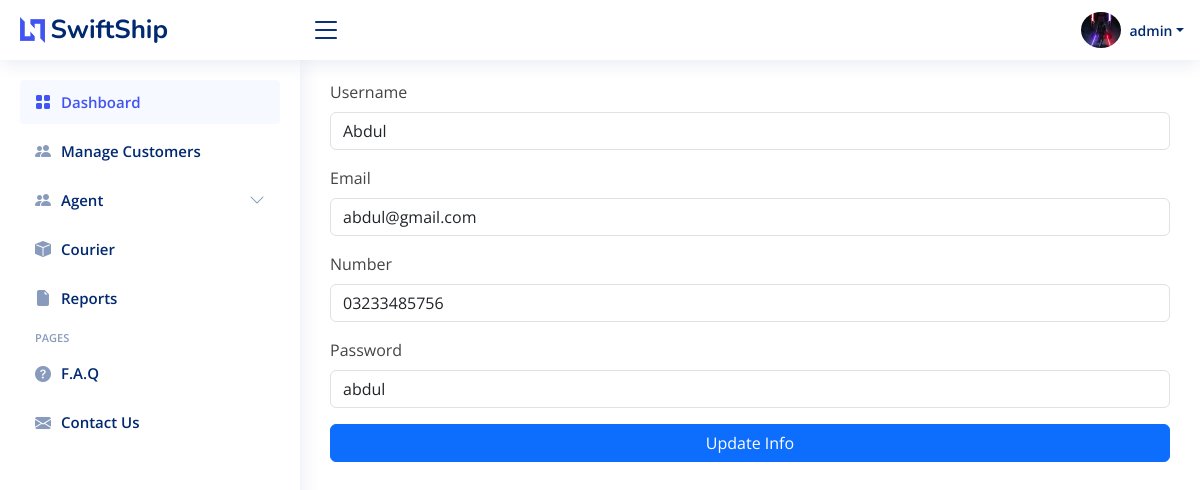
The page /Backend/update-agent.php?agent_id=56 (signed in) on the database its author committed.
### tables this page shows
CREATE TABLE `user` (
  `id` int(11) NOT NULL,
  `image` varchar(60) NOT NULL DEFAULT '65899fb9283b2.png',
  `branch_id` int(11) DEFAULT NULL,
  `username` varchar(50) NOT NULL,
  `email` varchar(50) NOT NULL,
  `Number` varchar(20) NOT NULL,
  `Password` varchar(25) NOT NULL,
  `city` text NOT NULL,
  `type` int(11) NOT NULL DEFAULT 3 COMMENT '1=Admin, \r\n2=agent\r\n3=user',
  `date_created` datetime NOT NULL DEFAULT current_timestamp()
);

### Backend/update-agent.php (the view, shortened to what this page needs)
<?php
    require_once './db/config.php';
?>
<!DOCTYPE html>
<html lang="en">
<head>
  <link href="assets/vendor/bootstrap/css/bootstrap.min.css" rel="stylesheet">
  <link href="assets/vendor/bootstrap-icons/bootstrap-icons.css" rel="stylesheet">
  <link href="assets/vendor/boxicons/css/boxicons.min.css" rel="stylesheet">
  <link href="assets/vendor/quill/quill.snow.css" rel="stylesheet">
  <link href="assets/vendor/quill/quill.bubble.css" rel="stylesheet">
  <link href="assets/vendor/remixicon/remixicon.css" rel="stylesheet">
  <link href="assets/vendor/simple-datatables/style.css" rel="stylesheet">
  <link href="assets/css/style.css" rel="stylesheet">
</head>
<body>
<?php require_once './forms/header.php'?>
<?php
if (isset($_GET['agent_id'])) {
  $a_id = $_GET['agent_id'];
  $sql = "SELECT * FROM user WHERE id = '$a_id'";
  $result = $conn->query($sql);
  if ($result->num_rows > 0) {
    $row = $result->fetch_assoc();
    $a_name = $row['username'];
    $a_mail = $row['email'];
    $a_num = $row['Number'];
    $a_pass = $row['Password'];
  }
}
?>
  <main id="main" class="main">
    <section class="section dashboard">
                  <form class="row g-3 needs-validation" method="POST" novalidate>
                    <div class="col-12">
                      <label for="yourEmail" class="form-label">Username</label>
                      <input type="text" name="username" class="form-control" id="yourStreet" value="<?php echo $a_name?>">
                    </div>
                    <div class="col-12">
                      <label for="yourEmail" class="form-label">Email</label>
                      <input type="email" name="email" class="form-control" id="yourCity" value="<?php echo $a_mail?>">
                    </div>
                    <div class="col-12">
                      <label for="yourPassword" class="form-label">Number</label>
                      <input type="number" name="number" class="form-control" id="yourCountry" value="<?php echo $a_num?>">
                    </div>
                    <div class="col-12">
                      <label for="yourPassword" class="form-label">Password</label>
                      <input type="text" name="password" class="form-control" id="yourZipCode" value="<?php echo $a_pass?>">
                    </div>
                    <div class="col-12">
                      <button class="btn btn-primary w-100" name="submit" type="submit">Update Info</button>
                    </div>
                  </form>
    </section>
  </main>
  <?php require_once './forms/sidebar.php'?>
</body>
</html>

### Backend/forms/header.php (shortened to what this page needs)
<?php
  $user_id = $_SESSION['id'];
  $sql = "SELECT * FROM user WHERE id = '$user_id';";
  $result = $conn->query($sql);
  if ($result->num_rows > 0) {
    $detail = $result->fetch_assoc();
  }
?>
  <header id="header" class="header fixed-top d-flex align-items-center">
    <div class="d-flex align-items-center justify-content-between">
      <a href="index.php" class="logo d-flex align-items-center">
        <img src="assets/img/logo.png" alt="">
        <span class="d-none d-lg-block">SwiftShip</span>
      </a>
      <i class="bi bi-list toggle-sidebar-btn"></i>
    </div>
    <nav class="header-nav ms-auto">
      <ul class="d-flex align-items-center">
        <li class="nav-item dropdown pe-3">
          <?php
            $id = $_SESSION['id'];
            $sql = "SELECT * FROM user WHERE id = '$id'";
            $result = $conn->query($sql);
            if ($result == TRUE) {
              while ($row = $result->fetch_assoc()) {
                $image = $row['image'];
              }
            }
          ?>
          <a class="nav-link nav-profile d-flex align-items-center pe-0" href="#" data-bs-toggle="dropdown">
          <img src="uploads/<?php echo $image; ?>" height="100" width="40"title="<?php echo $image; ?>" class="rounded-circle">
            <span class="d-none d-md-block dropdown-toggle ps-2"><?php echo $detail['username'] ?></span>
          </a>
        </li>
      </ul>
    </nav>
  </header>

### Backend/assets/css/style.css (style rules this page uses)
:root { scroll-behavior: smooth; }
body { font-family: "Open Sans", sans-serif; color: #444444; }
a { color: #4154f1; text-decoration: none; }
#main { margin-top: 60px; padding: 20px 30px; transition: all 0.3s; }
.logo { line-height: 1; }
@media (min-width: 1200px) { .logo { width: 280px; } }
.logo img { max-height: 26px; margin-right: 6px; }
.logo span { font-size: 26px; font-weight: 700; color: #012970; font-family: "Nunito", sans-serif; }
.header { transition: all 0.5s; z-index: 997; height: 60px; box-shadow: 0px 2px 20px rgba(1, 41, 112, 0.1); background-color: #fff; padding-left: 20px; }
.header .toggle-sidebar-btn { font-size: 32px; padding-left: 10px; cursor: pointer; color: #012970; }
.header-nav ul { list-style: none; }
.header-nav>ul { margin: 0; padding: 0; }
.header-nav .nav-profile { color: #012970; }
.header-nav .nav-profile img { max-height: 36px; }
.header-nav .nav-profile span { font-size: 14px; font-weight: 600; }
@media (min-width: 1200px) { #main, #footer { margin-left: 300px; } }
::placeholder { color: #eee; opacity: 1 }

### rows shown on the page
user: image (picture), username "admin"
user: username "Abdul", email "abdul@gmail.com", number "03233485756", password "abdul"
